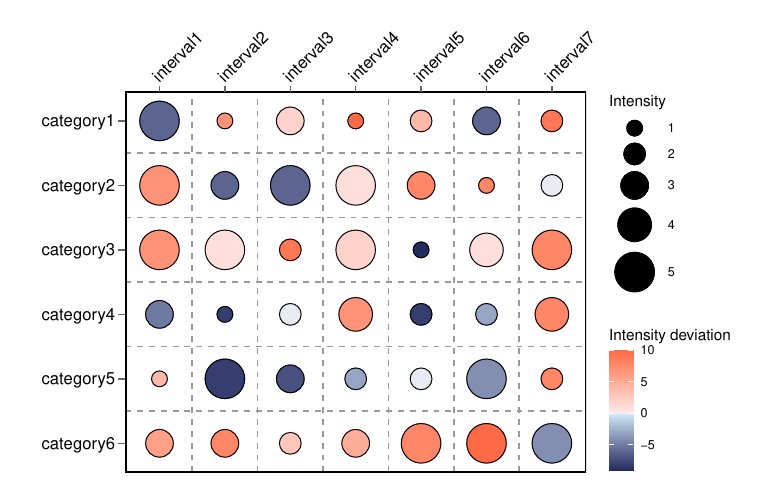

Reproduce this figure in R.
#Install required packages 
install.packages("tidyr", "ggplot2", "classInt", "openxlsx")

#Load necessary packages
library(openxlsx)
library(ggplot2)
library(tidyr)
library(classInt)

#Generate random data, user should read own data
intensity <- data.frame(
  category = paste0("category", 1:6),
  setNames(data.frame(matrix(sample(0:20, 6*7, T), nrow=6)), paste0("interval", 1:7))
)

deviation <- data.frame(
  category = paste0("category", 1:6),
  setNames(data.frame(matrix(sample(-10:10, 6*7, T), nrow=6)), paste0("interval", 1:7))
)

#Export randomly generated data
write.xlsx(list(intensity=intensity, deviation=deviation), "data.xlsx", overwrite=TRUE)

#Please note that the above data is randomly generated. 
#Please use the following code to import your own data.
#Use the read.xlsx function to read your own data
intensity <- read.xlsx("data.xlsx",sheet = "intensity")
deviation <- read.xlsx("data.xlsx",sheet = "deviation")

#Convert intensity data to long format
data <- pivot_longer(
  intensity, cols = 2:8, #Read columns 2-8
  names_to = "interval", # Set column names
  values_to = "intensity") #Set the data column name

#Convert intensity deviation data to long format
data$deviation <- pivot_longer(
  deviation, cols = 2:8, #Same as above
  values_to = "deviation")$deviation #The last parameter is to import the result into data

#The intensity data has natural breakpoints, which are divided into 5 categories.
#You can change the number of categories by modifying the value of n.
intensity_classes <- classIntervals(data$intensity, n = 5, style = "jenks")

#Reclassify intensity data based on breakpoint values
data$intensity_jenks <- findInterval(
  data$intensity,intensity_classes$brks, rightmost.closed=TRUE)

#Change the size to a discrete value to facilitate customizing the size of the point later
data$intensity_jenks <- factor(data$intensity_jenks)

#Write the results to a data frame
classes <- data.frame(
  intensity_jenks = intensity_classes$brks,
  stringsAsFactors = FALSE
)

#Export breakpoint results
write.table(classes,file = "classes.csv",sep = ",",row.names = F) 
#Please note that the Jenks classification method may not be suitable for your data.
#If necessary, you can adjust the classification method yourself, specifically manually classify in the Excel file

#Define the y-axis drawing order
data$category <- factor(data$category,
                        levels = c("category6","category5","category4",
                                   "category3","category2","category1"))

#Set the color drawing environment
color_scale <- 
  scale_color_gradientn(colors = c("#212c5f","#d1eaf8","#ffebee", "#ff6a46"),
                        values = scales::rescale(c(min(data$deviation), -0.01,
                                                   0.01,max(data$deviation))),
                        limits = c(min(data$deviation), max(data$deviation)))

#Drawing Intensity Deviation Maps
p1 <- ggplot(data = data)+
  
  #Add horizontal background lines
  geom_hline(yintercept = c(1.5,2.5,3.5,4.5,5.5),
             color = "grey60",
             linewidth = 0.5,
             linetype = "dashed") + 
  
  #Add vertical dividers
  geom_vline(xintercept = c(1.5,2.5,3.5,4.5,5.5,6.5),
             color="grey60",
             linewidth=0.5,
             linetype = "dashed") + 
  
  #Draw dots of different sizes
  geom_point(mapping = aes(x = interval,
                           y = category, 
                           size = intensity_jenks,
                           color = deviation)) + 
  
  #Add a black outline to the points
  geom_point(mapping = aes(x = interval,
                           y = category, 
                           size = intensity_jenks,
                           color = deviation),
             colour = "black",
             shape = 21) + 
  #Select the color map you set earlier
  color_scale+
  
  #Set the point size
  scale_size_manual(values = c("1"=5,"2"=7,"3"=9,"4"=11,"5"=13)) +
  
  #Set the x-axis and y-axis
  scale_x_discrete(position = "top",expand = c(0.075,0.075))  +  
  
  scale_y_discrete(expand = c(0.075,0.075)) +
  
  # Cancel the X-axis and Y-axis titles and set the legend name
  labs(
    x = NULL, 
    y = NULL,
    color = "Intensity deviation",  # Set the name of the color legend
    size = "Intensity"    # Set the name of the size legend
  ) +  
  
  #Setting the Theme
  theme(panel.background = element_rect(fill = "white"),
        panel.border = element_rect(fill = NA,
                                    color = "black",
                                    linewidth = 1 ), #Set border
        axis.text.y = element_text(angle = 0, vjust = 0.5, hjust = 0.5),
        axis.text.x = element_text(angle = 45, vjust = 0, hjust = 0),
        axis.text = element_text(size = 12,
                                 color = "black"),
        #Set the color, size, and font of the axis title
        axis.ticks.x = element_line(color = "grey40",
                                    linewidth = 0.5), 
        axis.ticks.y = element_line(color = "grey40",
                                    linewidth = 0.5), #Set the color and size of the tick marks
        axis.ticks.length.x = unit(4,"pt"), #Set the length of the x-axis tick marks
        axis.ticks.length.y = unit(5,"pt"), #Set the length of the y-axis tick marks
        plot.margin = margin(20,30,20,30), #Set the margins of the graph
        legend.position = 'right'
  )

#Export Intensity Deviation Maps
#width and height set the width and height respectively, add family="serif" to set Times New Roman font
pdf("Intensity Deviation Maps.pdf",width = 7.8,height = 5)
print(p1)
dev.off()
